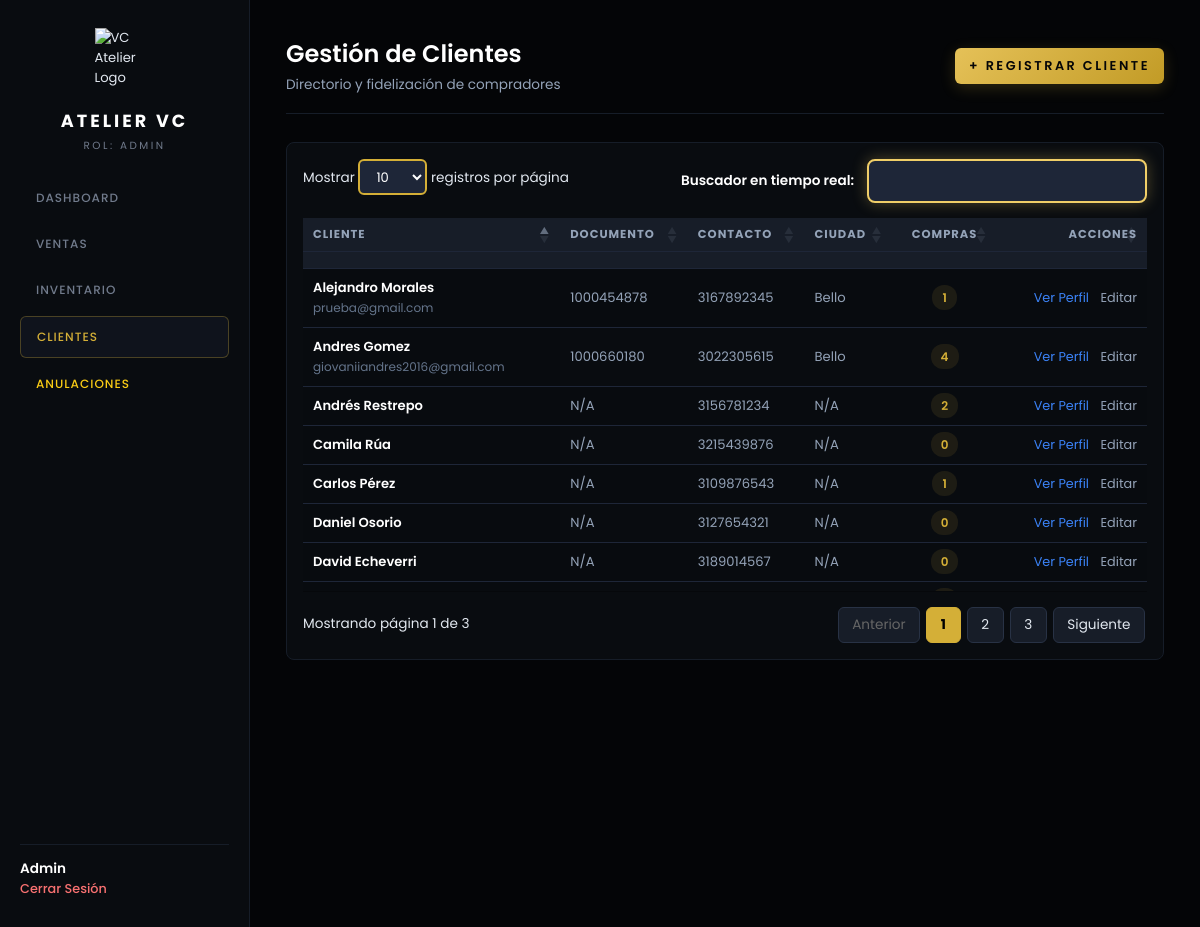
Screenshot of /clientes (signed in) with the database file from the repository.
### config/models.py (models this page shows)
class Cliente(Base):
    __tablename__ = "clientes"
    id = Column(Integer, primary_key=True, index=True)
    nombre = Column(String(100), nullable=False)
    documento = Column(String(20), unique=True, nullable=True)
    telefono = Column(String(20), nullable=True)
    email = Column(String(100), nullable=True)
    ciudad = Column(String(50), nullable=True)
    direccion = Column(String(150), nullable=True)
    notas = Column(Text, nullable=True)
    creado_en = Column(DateTime, default=hora_colombia)
    ventas = relationship("Venta", back_populates="cliente")

### main.py (the view)
@app.get("/clientes", response_class=HTMLResponse)
async def listar_clientes(request: Request, q: Optional[str] = None, db: Session = Depends(get_db)):
    user = get_current_user(request)
    if not user:
        return RedirectResponse(url="/login", status_code=status.HTTP_303_SEE_OTHER)
    query = db.query(Cliente)
    if q and q.strip():
        search_term = f"%{q.strip()}%"
        query = query.filter(
            or_(
                Cliente.nombre.ilike(search_term),
                Cliente.documento.ilike(search_term),
                Cliente.telefono.ilike(search_term)
            )
        )
    clientes_raw = query.order_by(Cliente.nombre.asc()).all()
    clientes = []
    for c in clientes_raw:
        total_compras = db.query(Venta).filter(Venta.cliente_id == c.id).count()
        clientes.append({
            "id": c.id,
            "nombre": c.nombre,
            "documento": c.documento,
            "telefono": c.telefono,
            "email": c.email,
            "ciudad": c.ciudad,
            "total_compras": total_compras
        })
    return templates.TemplateResponse(
        request=request,
        name="clientes.html",
        context={
            "user": user,
            "clientes": clientes,
            "busqueda": q,
            "active_page": "clientes"
        }
    )

### templates/clientes.html (shortened to what this page needs)
{% extends "base.html" %}
{% block extra_head %}
<link rel="stylesheet" href="https://cdn.datatables.net/1.13.6/css/jquery.dataTables.min.css">
{% endblock %}
{% block content %}
<div class="page-header">
    <div>
        <h2 style="color: #FFFFFF; font-weight: 600; font-size: 1.5rem;">Gestión de Clientes</h2>
        <p style="color: #94A3B8; font-size: 0.85rem; margin-top: 4px;">Directorio y fidelización de compradores</p>
    </div>
    <div>
        <a href="/clientes/nuevo" class="btn-gold" style="text-decoration: none; padding: 0 18px; height: 38px; display: inline-flex; align-items: center; justify-content: center; text-align: center; border-radius: 6px; font-weight: 600; font-size: 0.85rem;">
            + Registrar Cliente
        </a>
    </div>
</div>
<div style="background-color: #11151C; border: 1px solid #1E2638; border-radius: 8px; padding: 16px;">
    <table id="tablaClientes" class="display" style="width: 100%; color: #E2E8F0; font-size: 0.85rem;">
        <thead>
            <tr style="background-color: #171D28; border-bottom: 1px solid #1E2638; color: #94A3B8; text-transform: uppercase; font-size: 0.7rem; letter-spacing: 1px;">
                <th style="padding: 14px;">Cliente</th>
                <th style="padding: 14px;">Documento</th>
                <th style="padding: 14px;">Contacto</th>
                <th style="padding: 14px;">Ciudad</th>
                <th style="padding: 14px; text-align: center;">Compras</th>
                <th style="padding: 14px; text-align: right;">Acciones</th>
            </tr>
        </thead>
        <tbody>
            {% for c in clientes %}
            <tr style="border-bottom: 1px solid #1E2638;">
                <td style="padding: 14px;">
                    <span style="font-weight: 600; color: #FFFFFF; display: block;">{{ c.nombre }}</span>
                    {% if c.email %}
                    <span style="color: #64748B; font-size: 0.75rem;">{{ c.email }}</span>
                    {% endif %}
                </td>
                <td style="padding: 14px; color: #94A3B8;">{{ c.documento or 'N/A' }}</td>
                <td style="padding: 14px; color: #94A3B8;">{{ c.telefono or 'N/A' }}</td>
                <td style="padding: 14px; color: #94A3B8;">{{ c.ciudad or 'N/A' }}</td>
                <td style="padding: 14px; text-align: center;">
                    <span style="background: rgba(212, 175, 55, 0.1); color: #D4AF37; padding: 4px 10px; border-radius: 12px; font-size: 0.75rem; font-weight: 600;">
                        {{ c.total_compras or 0 }}
                    </span>
                </td>
                <td style="padding: 14px; text-align: right;">
                    <a href="/clientes/{{ c.id }}" style="color: #3B82F6; text-decoration: none; font-size: 0.8rem; margin-right: 8px;">Ver Perfil</a>
                    <a href="/clientes/{{ c.id }}/editar" style="color: #94A3B8; text-decoration: none; font-size: 0.8rem;">Editar</a>
                </td>
            </tr>
            {% endfor %}
        </tbody>
    </table>
</div>
{% endblock %}

### static/css/style.css (style rules this page uses)
* { box-sizing: border-box; margin: 0; padding: 0; font-family: 'Poppins', -apple-system, BlinkMacSystemFont, 'Segoe UI', Roboto, sans-serif; }
body { background-color: #040507 !important; color: #E2E8F0; min-height: 100vh; -webkit-font-smoothing: antialiased; font-size: 0.82rem !important; }
.btn-gold { width: 100%; height: 38px !important; background: linear-gradient(135deg, #E5C158 0%, #C29B26 100%) !important; color: #040507 !important; font-weight: 600; font-size: 0.75rem; letter-spacing: 2.5px; border: none !important; border-radius: 6px; padding: 0 16px !important; cursor: pointer; text-transform: uppercase; transition: all 0.25s ease; text-align: center; text-decoration: none; display: inline-flex; align-items: center; justify-content: center; box-shadow: 0 4px 15px rgba(212, 175, 55, 0.2); box-sizing: border-box !important; }
.page-header { display: flex; flex-direction: column; gap: 12px; margin-bottom: 28px; border-bottom: 1px solid #161D28; padding-bottom: 18px; }
div[style*="background-color"], div[style*="background:"], section { background-color: #090C10 !important; border-color: #161D28 !important; border-radius: 8px; }
.main-content, .app-layout, body, .login-container { background-color: #040507 !important; }
table.dataTable { border-collapse: collapse !important; }
table.dataTable.no-footer { border-bottom: 1px solid #161D28 !important; }
@media (min-width: 768px) { .page-header { flex-direction: row; justify-content: space-between; align-items: center; } }

### templates/base.html (style rules this page uses)
body { font-size: 0.82rem !important; background-color: #0b0f15; color: #E2E8F0; }
table { width: 100%; border-collapse: collapse; }
table th { padding: 8px 10px !important; font-size: 0.72rem !important; color: #94A3B8 !important; text-transform: uppercase; border-bottom: 1px solid #1E2638 !important; text-align: left; }
table td { padding: 9px 10px !important; font-size: 0.82rem !important; border-bottom: 1px solid #1E2638 !important; color: #E2E8F0; }
button:not(td button), .btn-gold { height: 36px !important; padding: 0 14px !important; font-size: 0.8rem !important; font-weight: 600; border-radius: 6px !important; display: inline-flex; align-items: center; justify-content: center; cursor: pointer; }

### rows the page displays
Cliente: nombre "Alejandro Morales", email "prueba@gmail.com", documento "1000454878", telefono "3167892345", ciudad "Bello", total_compras "1"
Cliente: nombre "Andres Gomez", email "giovaniiandres2016@gmail.com", documento "1000660180", telefono "3022305615", ciudad "Bello", total_compras "4"
Cliente: nombre "Andrés Restrepo", documento "N/A", telefono "3156781234", ciudad "N/A", total_compras "2"
Cliente: nombre "Camila Rúa", documento "N/A", telefono "3215439876", ciudad "N/A", total_compras "0"
Cliente: nombre "Carlos Pérez", documento "N/A", telefono "3109876543", ciudad "N/A", total_compras "1"
Cliente: nombre "Daniel Osorio", documento "N/A", telefono "3127654321", ciudad "N/A", total_compras "0"
Cliente: nombre "David Echeverri", documento "N/A", telefono "3189014567", ciudad "N/A", total_compras "0"

### other values shown
{{ user.rol }} "ADMIN"
{{ user.nombre }} "Admin"
